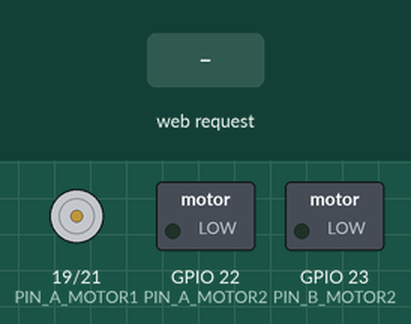
This sketch was run on a simulated ESP32. Parts: motor-driver pin pairs drawn as motors (green arrow = first pin HIGH = forward, orange = second pin HIGH = backward, longer = more drive), switched loads named in the sketch (green lamp = pin HIGH). The test bench sets the inputs (shaded band). What the sketch prints to the serial monitor is not drawn.

Above: at 1.2 s.
1.3 s: HTTP request GET /mover?velocidad=1&motor=1 received
At 1.6 s:
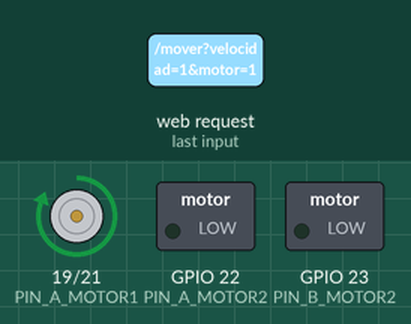
2.8 s: HTTP request GET /stop?motor=1 received
At 4.0 s:
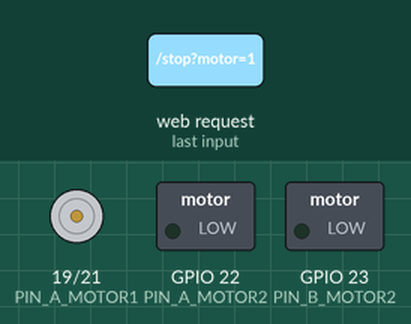
Timing chart, 0 to 5.8 s (numbered marks = the images above; inputs shaded):
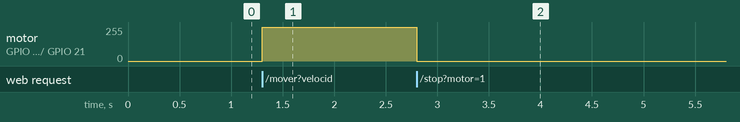

The sketch:

Backend.ino
```cpp
#include <ESPAsyncWebServer.h>


#include <WiFi.h>

#define PIN_A_MOTOR1 19
#define PIN_B_MOTOR1 21
#define PIN_A_MOTOR2 22
#define PIN_B_MOTOR2 23

const char *ssid = "GHOST";
const char *password = "qwerty123";

AsyncWebServer server(80);

float velocidad_Izquierda;
float velocidad_Derecha;

void setup()
{
  Serial.begin(9600);

  pinMode(PIN_A_MOTOR1, OUTPUT);
  pinMode(PIN_B_MOTOR1, OUTPUT);
  pinMode(PIN_A_MOTOR2, OUTPUT);
  pinMode(PIN_B_MOTOR2, OUTPUT);

  WiFi.softAP(ssid, password); //ESP32 configurada como punto de acceso

  Serial.println("Punto de acceso iniciado");
  Serial.println("IP del punto de accceso: ");
  Serial.println(WiFi.softAPIP());

  server.on("/", HTTP_GET,[](AsyncWebServerRequest *request)
  {
    request->send(200,"text/plain",
    "Servidor ESP32 encendido");
  });

  server.on("/mover",HTTP_GET,[](AsyncWebServerRequest *request)
  {
    String velocidad_str = request->getParam("velocidad")->value();
    float velocidad = velocidad_str.toInt();

    String motores = request->getParam("motor")->value();
    int motor = motores.toInt();

    if(motor == 1)
    {
      if(velocidad > 0)
      {
        digitalWrite(PIN_A_MOTOR1, HIGH);
        digitalWrite(PIN_B_MOTOR1, LOW);
        request->send(200, "text/plain", "OK motor 1 avanza");
      }

      if(velocidad < 0)
      {
        digitalWrite(PIN_A_MOTOR1, LOW);
        digitalWrite(PIN_B_MOTOR1, HIGH);
        request->send(200, "text/plain", "OK motor 2 retrocede");
      }
      analogWrite(255, 2);
    }

    if(motor == 2)
    {
      if(velocidad > 0)
      {
        digitalWrite(PIN_A_MOTOR1, HIGH);
        digitalWrite(PIN_B_MOTOR1, LOW);
        request->send(200, "text/plain", "OK motor 2 avanza");
      }

      if(velocidad < 0)
      {
        digitalWrite(PIN_A_MOTOR1, LOW);
        digitalWrite(PIN_B_MOTOR1, HIGH);
        request->send(200, "text/plain", "OK motor 2 retrocede");
      }
      analogWrite(abs(velocidad), 4);
    }

    request->send(200, "text/plain", velocidad_str);
  });

  server.on("/stop",HTTP_GET,[](AsyncWebServerRequest *request)
  {
    String motores = request->getParam("motor")->value();
    int motor = motores.toInt();

    if(motor == 1)
    {
      digitalWrite(PIN_A_MOTOR1, LOW);
      digitalWrite(PIN_B_MOTOR1, LOW);
      request->send(200, "text/plain", "OK motor 1 se detiene");
    }

    if(motor == 2)
    {
      digitalWrite(PIN_A_MOTOR2, LOW);
      digitalWrite(PIN_B_MOTOR2, LOW);
      request->send(200, "text/plain", "OK motor 2 se detiene");
    }
  });

  server.begin();
}

void loop()
{

}
```

Measured:
- after the input at 1.3 s, motor on GPIO 19 (PIN_A_MOTOR1) / GPIO 21 (PIN_B_MOTOR1): stopped → forward 255/255 at once
- after the input at 2.8 s, motor on GPIO 19 (PIN_A_MOTOR1) / GPIO 21 (PIN_B_MOTOR1): forward 255/255 → stopped at once
